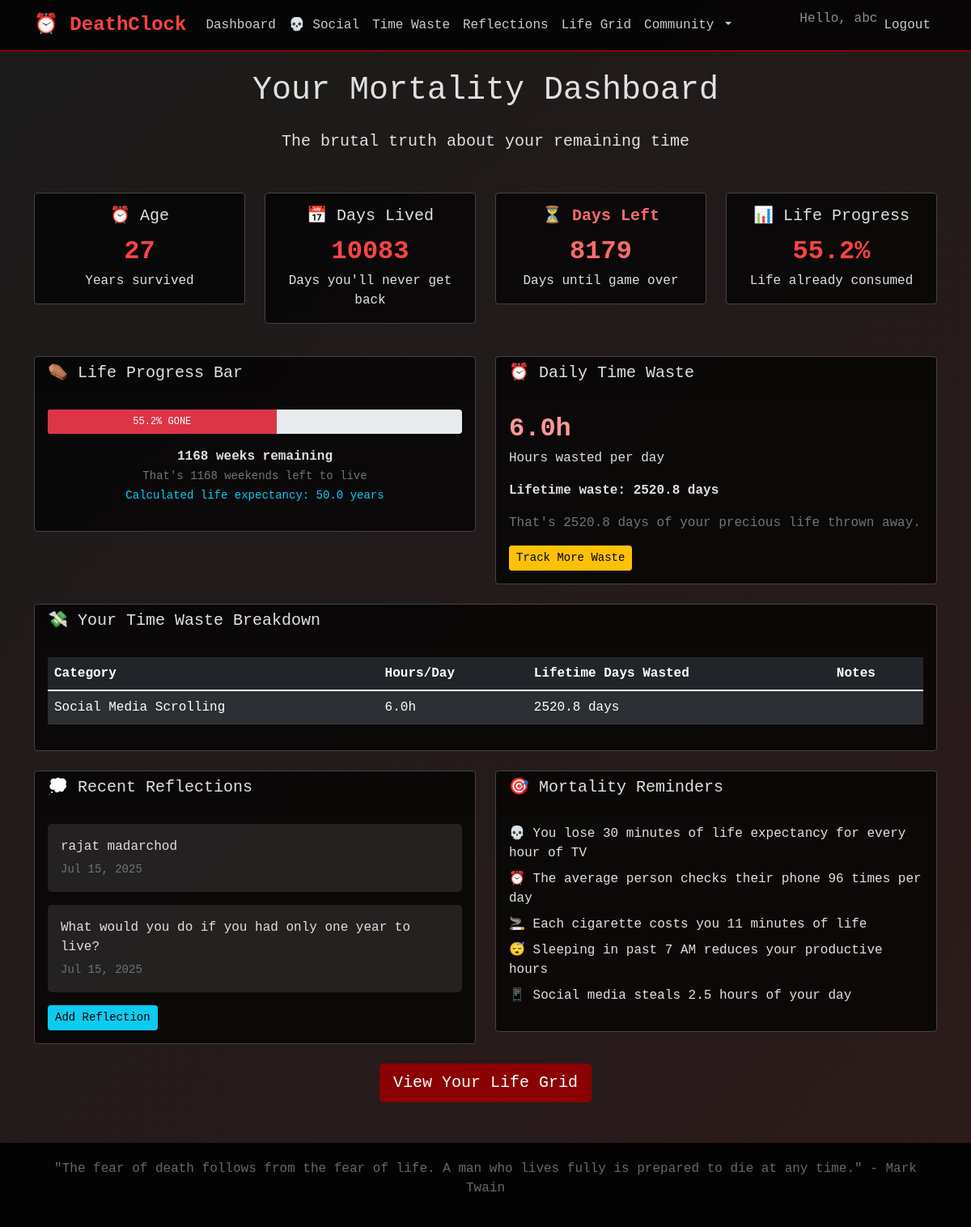
Page /dashboard/ (signed in) on the committed database.
### mortality/models.py (models this page shows, shortened)
class UserProfile(models.Model):
    GENDER_CHOICES = [
        ('M', 'Male'),
        ('F', 'Female'),
        ('O', 'Other'),
    ]
    SMOKING_CHOICES = [
        ('never', 'Never smoked'),
        ('former', 'Former smoker'),
        ('light', 'Light smoker (1-10/day)'),
        ('moderate', 'Moderate smoker (11-20/day)'),
        ('heavy', 'Heavy smoker (20+/day)'),
    ]
    DRINKING_CHOICES = [
        ('none', 'No alcohol'),
        ('light', 'Light (1-3 drinks/week)'),
        ('moderate', 'Moderate (4-14 drinks/week)'),
        ('heavy', 'Heavy (15+ drinks/week)'),
    ]
    EXERCISE_CHOICES = [
        ('none', 'No regular exercise'),
        ('light', 'Light (1-2 times/week)'),
        ('moderate', 'Moderate (3-4 times/week)'),
        ('heavy', 'Heavy (5+ times/week)'),
    ]
    BMI_CHOICES = [
        ('underweight', 'Underweight (BMI < 18.5)'),
        ('normal', 'Normal (BMI 18.5-24.9)'),
        ('overweight', 'Overweight (BMI 25-29.9)'),
        ('obese', 'Obese (BMI 30+)'),
    ]
    SLEEP_CHOICES = [
        ('poor', 'Poor (< 6 hours)'),
        ('fair', 'Fair (6-7 hours)'),
        ('good', 'Good (7-9 hours)'),
        ('excessive', 'Excessive (9+ hours)'),
    ]
    user = models.OneToOneField(User, on_delete=models.CASCADE)
    birth_date = models.DateField()
    gender = models.CharField(max_length=1, choices=GENDER_CHOICES, default='M')
    country = models.CharField(max_length=100, default='United States')
    smoking_status = models.CharField(max_length=10, choices=SMOKING_CHOICES, default='never')
    drinking_habits = models.CharField(max_length=10, choices=DRINKING_CHOICES, default='none')
    exercise_frequency = models.CharField(max_length=10, choices=EXERCISE_CHOICES, default='none')
    bmi_category = models.CharField(max_length=15, choices=BMI_CHOICES, default='normal')
    sleep_quality = models.CharField(max_length=10, choices=SLEEP_CHOICES, default='good')
    family_longevity = models.IntegerField(default=75, help_text="Average age of death of parents/grandparents")
    stress_level = models.IntegerField(default=5, help_text="Stress level 1-10 (10 being extremely stressed)")
    social_connections = models.BooleanField(default=True, help_text="Do you have strong social connections?")
    anonymous_username = models.CharField(max_length=50, unique=True, blank=True, null=True)
    allow_social_sharing = models.BooleanField(default=False)
    mortality_score = models.IntegerField(default=0)  # Points for productive activities
    calculated_life_expectancy = models.FloatField(null=True, blank=True)
    created_at = models.DateTimeField(auto_now_add=True)
    def age(self):
        today = date.today()
        return today.year - self.birth_date.year - ((today.month, today.day) < (self.birth_date.month, self.birth_date.day))
    def days_lived(self):
        return (date.today() - self.birth_date).days
    @property
    def life_expectancy(self):
        if self.calculated_life_expectancy is None:
            self.calculate_life_expectancy()
            self.save()
        return self.calculated_life_expectancy
    def estimated_days_remaining(self):
        total_days = self.life_expectancy * 365.25
        return max(0, int(total_days - self.days_lived()))
    def life_percentage_lived(self):
        total_days = self.life_expectancy * 365.25
        return min(100, (self.days_lived() / total_days) * 100)
    def weeks_remaining(self):
        return self.estimated_days_remaining() // 7

class TimeWasteEntry(models.Model):
    user = models.ForeignKey(User, on_delete=models.CASCADE)
    category = models.ForeignKey(TimeWasteCategory, on_delete=models.CASCADE)
    hours_per_day = models.FloatField()
    date_logged = models.DateTimeField(auto_now_add=True)
    notes = models.TextField(blank=True)
    def days_wasted_lifetime(self):
        if hasattr(self.user, 'userprofile'):
            profile = self.user.userprofile
            days_lived = profile.days_lived()
            return (self.hours_per_day * days_lived) / 24
        return 0

class TimeWasteCategory(models.Model):
    name = models.CharField(max_length=100)
    description = models.TextField()
    color = models.CharField(max_length=7, default="#ff0000")  # Hex color

class MortalityReflection(models.Model):
    user = models.ForeignKey(User, on_delete=models.CASCADE)
    reflection_text = models.TextField()
    is_public = models.BooleanField(default=False)  # For social sharing
    created_at = models.DateTimeField(auto_now_add=True)

### mortality/views.py (the view)
# urls.py: path('dashboard/', views.dashboard, name='dashboard'),
@login_required
def dashboard(request):
    try:
        profile = request.user.userprofile
    except UserProfile.DoesNotExist:
        return redirect('setup_profile')
    time_wastes = TimeWasteEntry.objects.filter(user=request.user)
    total_daily_waste = sum(entry.hours_per_day for entry in time_wastes)
    lifetime_waste_days = sum(entry.days_wasted_lifetime() for entry in time_wastes)
    context = {
        'profile': profile,
        'age': profile.age(),
        'days_lived': profile.days_lived(),
        'days_remaining': profile.estimated_days_remaining(),
        'life_percentage': round(profile.life_percentage_lived(), 1),
        'weeks_remaining': profile.weeks_remaining(),
        'total_daily_waste': total_daily_waste,
        'lifetime_waste_days': round(lifetime_waste_days, 1),
        'time_wastes': time_wastes,
        'recent_reflections': MortalityReflection.objects.filter(user=request.user).order_by('-created_at')[:3]
    }
    return render(request, 'mortality/dashboard.html', context)

### mortality/templates/mortality/dashboard.html (shortened to what this page needs)
{% extends 'mortality/base.html' %}
{% block content %}
<div class="row">
    <div class="col-12">
        <h1 class="text-center mb-4">Your Mortality Dashboard</h1>
        <p class="text-center lead mb-5">The brutal truth about your remaining time</p>
    </div>
</div>
<div class="row mb-4">
    <div class="col-md-3 mb-3">
        <div class="card text-center">
            <div class="card-body">
                <h5 class="card-title">⏰ Age</h5>
                <div class="mortality-stat">{{ age }}</div>
                <p class="card-text">Years survived</p>
            </div>
        </div>
    </div>
    <div class="col-md-3 mb-3">
        <div class="card text-center">
            <div class="card-body">
                <h5 class="card-title">📅 Days Lived</h5>
                <div class="mortality-stat">{{ days_lived|floatformat:0 }}</div>
                <p class="card-text">Days you'll never get back</p>
            </div>
        </div>
    </div>
    <div class="col-md-3 mb-3">
        <div class="card text-center">
            <div class="card-body">
                <h5 class="card-title time-remaining">⏳ Days Left</h5>
                <div class="mortality-stat time-remaining">{{ days_remaining|floatformat:0 }}</div>
                <p class="card-text">Days until game over</p>
            </div>
        </div>
    </div>
    <div class="col-md-3 mb-3">
        <div class="card text-center">
            <div class="card-body">
                <h5 class="card-title">📊 Life Progress</h5>
                <div class="mortality-stat">{{ life_percentage }}%</div>
                <p class="card-text">Life already consumed</p>
            </div>
        </div>
    </div>
</div>
<div class="row mb-4">
    <div class="col-md-6">
        <div class="card">
            <div class="card-header">
                <h5>⚰️ Life Progress Bar</h5>
            </div>
            <div class="card-body">
                <div class="progress mb-3" style="height: 30px;">
                    <div class="progress-bar bg-danger" role="progressbar"
                         style="width: {{ life_percentage }}%;"
                         aria-valuenow="{{ life_percentage }}"
                         aria-valuemin="0"
                         aria-valuemax="100">
                        {{ life_percentage }}% GONE
                    </div>
                </div>
                <p class="text-center">
                    <strong>{{ weeks_remaining|floatformat:0 }} weeks remaining</strong><br>
                    <small class="text-muted">That's {{ weeks_remaining|floatformat:0 }} weekends left to live</small><br>
                    <small class="text-info">Calculated life expectancy: {{ profile.life_expectancy|floatformat:1 }} years</small>
                </p>
            </div>
        </div>
    </div>
    <div class="col-md-6">
        <div class="card">
            <div class="card-header">
                <h5>⏰ Daily Time Waste</h5>
            </div>
            <div class="card-body">
                <div class="mortality-stat time-wasted">{{ total_daily_waste|floatformat:1 }}h</div>
                <p>Hours wasted per day</p>
                <p><strong>Lifetime waste: {{ lifetime_waste_days|floatformat:1 }} days</strong></p>
                <p class="text-muted">That's {{ lifetime_waste_days|floatformat:1 }} days of your precious life thrown away.</p>
                <a href="{% url 'time_waste_tracker' %}" class="btn btn-warning btn-sm">Track More Waste</a>
            </div>
        </div>
    </div>
</div>
{% if time_wastes %}
<div class="row mb-4">
    <div class="col-12">
        <div class="card">
            <div class="card-header">
                <h5>💸 Your Time Waste Breakdown</h5>
            </div>
            <div class="card-body">
                <div class="table-responsive">
                    <table class="table table-dark table-striped">
                        <thead>
                            <tr>
                                <th>Category</th>
                                <th>Hours/Day</th>
                                <th>Lifetime Days Wasted</th>
                                <th>Notes</th>
                            </tr>
                        </thead>
                        <tbody>
                            {% for waste in time_wastes %}
                            <tr>
                                <td>{{ waste.category.name }}</td>
                                <td class="time-wasted">{{ waste.hours_per_day }}h</td>
                                <td class="time-wasted">{{ waste.days_wasted_lifetime|floatformat:1 }} days</td>
                                <td>{{ waste.notes|truncatechars:50 }}</td>
                            </tr>
                            {% endfor %}
                        </tbody>
                    </table>
                </div>
            </div>
        </div>
    </div>
</div>
{% endif %}
<div class="row mb-4">
    <div class="col-md-6">
        <div class="card">
            <div class="card-header">
                <h5>💭 Recent Reflections</h5>
            </div>
            <div class="card-body">
                {% if recent_reflections %}
                    {% for reflection in recent_reflections %}
                        <div class="mb-3 p-3" style="background: rgba(255, 255, 255, 0.1); border-radius: 5px;">
                            <p class="mb-1">{{ reflection.reflection_text|truncatechars:100 }}</p>
                            <small class="text-muted">{{ reflection.created_at|date:"M d, Y" }}</small>
                        </div>
                    {% endfor %}
                {% else %}
                    <p class="text-muted">No reflections yet. Start thinking about your mortality.</p>
                {% endif %}
                <a href="{% url 'mortality_reflection' %}" class="btn btn-info btn-sm">Add Reflection</a>
            </div>
        </div>
    </div>
    <div class="col-md-6">
        <div class="card">
            <div class="card-header">
                <h5>🎯 Mortality Reminders</h5>
            </div>
            <div class="card-body">
                <ul class="list-unstyled">
                    <li class="mb-2">💀 You lose 30 minutes of life expectancy for every hour of TV</li>
                    <li class="mb-2">⏰ The average person checks their phone 96 times per day</li>
                    <li class="mb-2">🚬 Each cigarette costs you 11 minutes of life</li>
                    <li class="mb-2">😴 Sleeping in past 7 AM reduces your productive hours</li>
                    <li class="mb-2">📱 Social media steals 2.5 hours of your day</li>
                </ul>
            </div>
        </div>
    </div>
</div>
<div class="text-center">
    <a href="{% url 'life_visualization' %}" class="btn btn-danger btn-lg">View Your Life Grid</a>
</div>
{% endblock %}

### mortality/templates/mortality/base.html (shortened to what this page needs)
<!DOCTYPE html>
<html lang="en">
<head>
    <link href="https://cdn.jsdelivr.net/npm/bootstrap@5.1.3/dist/css/bootstrap.min.css" rel="stylesheet">
</head>
<body>
    <nav class="navbar navbar-expand-lg navbar-dark">
        <div class="container">
            <a class="navbar-brand" href="{% url 'home' %}">⏰ DeathClock</a>
            <div class="collapse navbar-collapse" id="navbarNav">
                <ul class="navbar-nav me-auto">
                    {% if user.is_authenticated %}
                        <li class="nav-item">
                            <a class="nav-link" href="{% url 'dashboard' %}">Dashboard</a>
                        </li>
                        <li class="nav-item">
                            <a class="nav-link" href="{% url 'social_feed' %}">💀 Social</a>
                        </li>
                        <li class="nav-item">
                            <a class="nav-link" href="{% url 'time_waste_tracker' %}">Time Waste</a>
                        </li>
                        <li class="nav-item">
                            <a class="nav-link" href="{% url 'mortality_reflection' %}">Reflections</a>
                        </li>
                        <li class="nav-item">
                            <a class="nav-link" href="{% url 'life_visualization' %}">Life Grid</a>
                        </li>
                        <li class="nav-item dropdown">
                            <a class="nav-link dropdown-toggle" href="#" id="socialDropdown" role="button" data-bs-toggle="dropdown">
                                Community
                            </a>
                        </li>
                    {% endif %}
                </ul>
                <ul class="navbar-nav">
                    {% if user.is_authenticated %}
                        <li class="nav-item">
                            <span class="navbar-text">Hello, {{ user.first_name|default:user.username }}</span>
                        </li>
                        <li class="nav-item">
                            <a class="nav-link" href="{% url 'account_logout' %}">Logout</a>
                        </li>
                    {% endif %}
                </ul>
            </div>
        </div>
    </nav>
    <main class="container mt-4">
        {% block content %}
        {% endblock %}
    </main>
    <footer class="footer">
        <div class="container">
            <p>"The fear of death follows from the fear of life. A man who lives fully is prepared to die at any time." - Mark Twain</p>
        </div>
    </footer>
</body>
</html>

### mortality/templates/mortality/base.html (style rules this page uses)
body { background: linear-gradient(135deg, #1a1a1a 0%, #2d1b1b 100%); color: #e0e0e0; font-family: 'Courier New', monospace; min-height: 100vh; }
.navbar { background: rgba(0, 0, 0, 0.8) !important; border-bottom: 2px solid #8b0000; }
.navbar-brand { color: #ff4444 !important; font-weight: bold; font-size: 1.5rem; }
.nav-link { color: #cccccc !important; }
.card { background: rgba(0, 0, 0, 0.7); border: 1px solid #444; color: #e0e0e0; }
.btn-danger { background: #8b0000; border-color: #8b0000; }
.mortality-stat { font-size: 2rem; font-weight: bold; color: #ff4444; }
.time-remaining { color: #ff6b6b; font-weight: bold; }
.time-wasted { color: #ff9999; }
.footer { background: rgba(0, 0, 0, 0.9); color: #666; text-align: center; padding: 20px 0; margin-top: 50px; }

### rows in the picture
UserProfile: life_expectancy "50.0"
TimeWasteEntry: category.name "Social Media Scrolling", hours_per_day "6.0", days_wasted_lifetime "2520.8"
MortalityReflection: reflection_text "rajat madarchod", created_at "Jul 15, 2025"
MortalityReflection: reflection_text "What would you do if you had only one year to live?", created_at "Jul 15, 2025"

### other values in the picture
{{ user.first_name|default:user.username }} "abc"
{{ age }} "27"
{{ days_lived|floatformat:0 }} "10083"
{{ days_remaining|floatformat:0 }} "8179"
{{ life_percentage }} "55.2"
{{ weeks_remaining|floatformat:0 }} "1168"
{{ total_daily_waste|floatformat:1 }} "6.0"
{{ lifetime_waste_days|floatformat:1 }} "2520.8"
